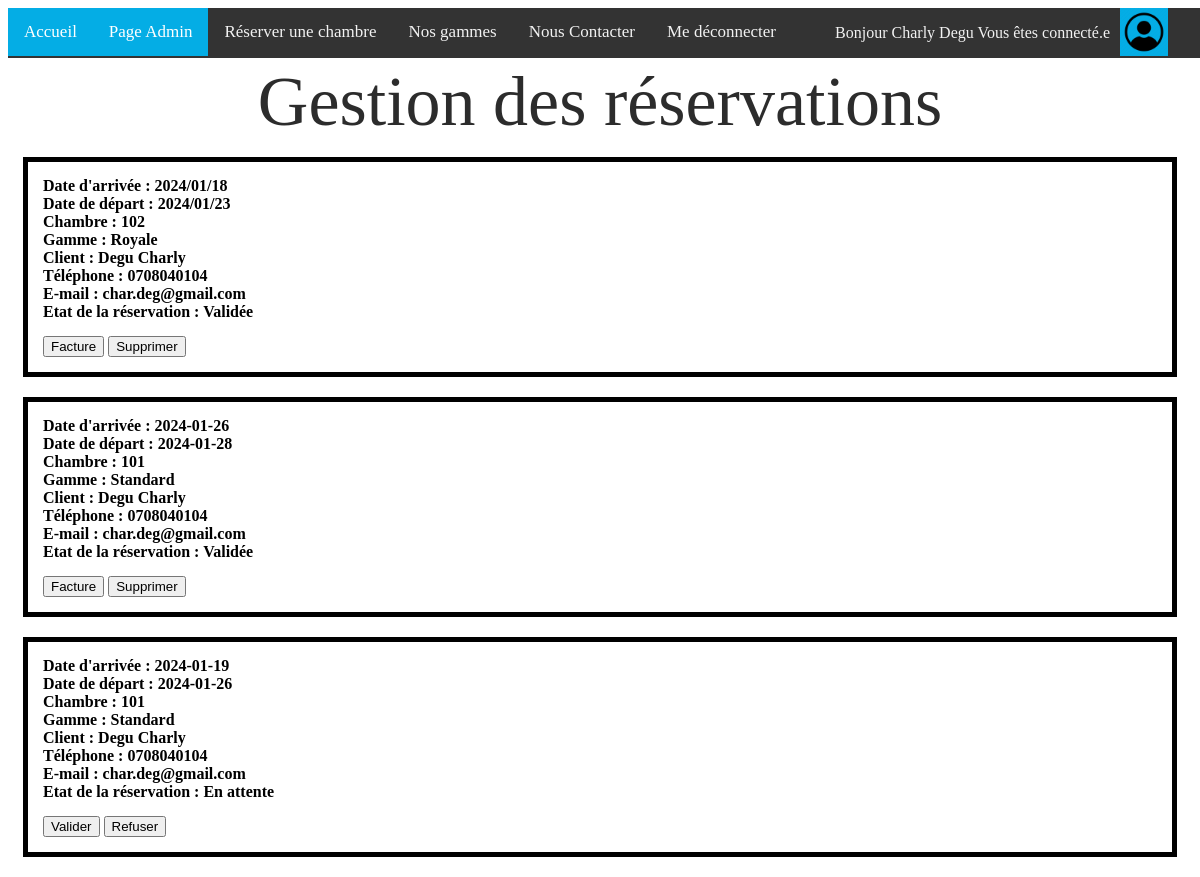
The page /admin/booking_management.php (signed in) on the database its author committed.
### tables this page shows
CREATE TABLE reservation(
    id INTEGER PRIMARY KEY AUTOINCREMENT NOT NULL,
    user_id INTEGER,
    room_id INTEGER,
    validation NUMERIC,
    date_arrivee NUMERIC,
    date_depart NUMERIC,
    FOREIGN KEY(room_id) REFERENCES rooms(id),
    FOREIGN KEY(user_id) REFERENCES users(id)
);

CREATE TABLE rooms(
    id INTEGER PRIMARY KEY AUTOINCREMENT NOT NULL,
    num_ch INTEGER UNIQUE NOT NULL,
    etage INTEGER,
    surface NUMERIC(15,2)  ,
    prix NUMERIC,
    gamme TEXT,
    dispo NUMERIC
);

CREATE TABLE users(
   id INTEGER PRIMARY KEY AUTOINCREMENT UNIQUE NOT NULL,
   first_name TEXT,
   family_name TEXT,
   phone_nb TEXT,
   email TEXT,
   password TEXT
, is_admin BOOLEAN DEFAULT false);

### public/admin/booking_management.php (the view, shortened to what this page needs)
<?php
require_once __DIR__ . DIRECTORY_SEPARATOR . 'check_admin.php';
$request = $database->prepare('SELECT reservation.id as res_id, * FROM users JOIN reservation ON users.id = reservation.user_id JOIN rooms ON reservation.room_id=rooms.id');
$request->execute();
if (empty($reservations = $request->fetchAll())) {
    echo("Vous n'avez aucune reservation.");
}
?>
<!DOCTYPE html>
<html lang="fr">
<head>
    <link rel="stylesheet" href="styles/pageadmin.css" />
    <link rel="stylesheet" href="styles/rooms.css" />
</head>
<body>
    <?php require_once '../navbar.php' ?>
  <br>
  <br>
  <br>
    <div class="titre">
      Gestion des réservations
  </div>
    <div class="room-list">
    <?php foreach($reservations as $reservation) { ?>
      <div class="room">
          <div class="desc">
              <b>Date d'arrivée : <?php echo $reservation['date_arrivee'] ?></b>
              <br>
              <b>Date de départ : <?php echo $reservation['date_depart'] ?></b>
              <br>
              <b>Chambre : <?php echo $reservation['num_ch'] ?></b>
              <br>
              <b>Gamme : <?php echo $reservation['gamme'] ?></b>
              <br>
              <b>Client : <?php echo ( "".$reservation['family_name']." ".$reservation['first_name']) ?></b>
              <br>
              <b>Téléphone : <?php echo $reservation['phone_nb'] ?></b>
              <br>
              <b>E-mail : <?php echo $reservation['email'] ?></b>
              <br>
              <b>Etat de la réservation : <?php echo $reservation['validation'] ? "Validée" : "En attente" ?></b>
              <br>
            </div>
            <?php if (isset($reservation['validation']) && $reservation['validation'] === 0) { ?>
              <a href=<?php echo "booking_validation.php?id=" . $reservation["res_id"] ?>><button> Valider</button></a>
              <a href=<?php echo "booking_suppr.php?id=" . $reservation["res_id"] ?>><button> Refuser</button></a>
              <?php } else { ?>
              <a href=<?php echo "booking_receipt.php?id=" . $reservation["res_id"] ?>><button> Facture</button></a>
              <a href=<?php echo "booking_suppr.php?id=" . $reservation["res_id"] ?>><button> Supprimer</button></a>
              <?php } ?>
          </div>
    <?php } ?>
    </div>
</body>
</html>

### public/admin/styles/pageadmin.css (style rules this page uses)
body { background-image: url("https://woody.cloudly.space/app/uploads/montpelliertourisme/2022/12/thumbs/Littoral-Carnon-Plage_free_format-1920x960.jpg"); background-size: cover; background-attachment: fixed; }
div.titre { color: rgb(5, 0, 105); text-align: center; font-size: 100px; font-family: Brush Script MT; }
div.titre { color: rgb(44, 44, 44); text-align: center; font-size: 70px; font-family: Georgia; }

### public/admin/styles/rooms.css (style rules this page uses)
.room-list { margin: 15px; }
.room { background-color: white; border-style: solid; border-width: 5px; padding: 15px; margin-bottom: 20px; }
.desc { margin-bottom: 15px; }

### rows shown on the page
reservation: date_arrivee "2024/01/18", date_depart "2024/01/23", room.num_ch "102", room.gamme "Royale", user.family_name "Degu", user.first_name "Charly", user.phone_nb "0708040104", user.email "char.deg@gmail.com", validation "Validée"
reservation: date_arrivee "2024-01-26", date_depart "2024-01-28", room.num_ch "101", room.gamme "Standard", user.family_name "Degu", user.first_name "Charly", user.phone_nb "0708040104", user.email "char.deg@gmail.com", validation "Validée"
reservation: date_arrivee "2024-01-19", date_depart "2024-01-26", room.num_ch "101", room.gamme "Standard", user.family_name "Degu", user.first_name "Charly", user.phone_nb "0708040104", user.email "char.deg@gmail.com", validation "En attente"

### other values the page prints
$_SESSION['user']['first_name'] "Charly"
$_SESSION['user']['family_name'] "Degu"
